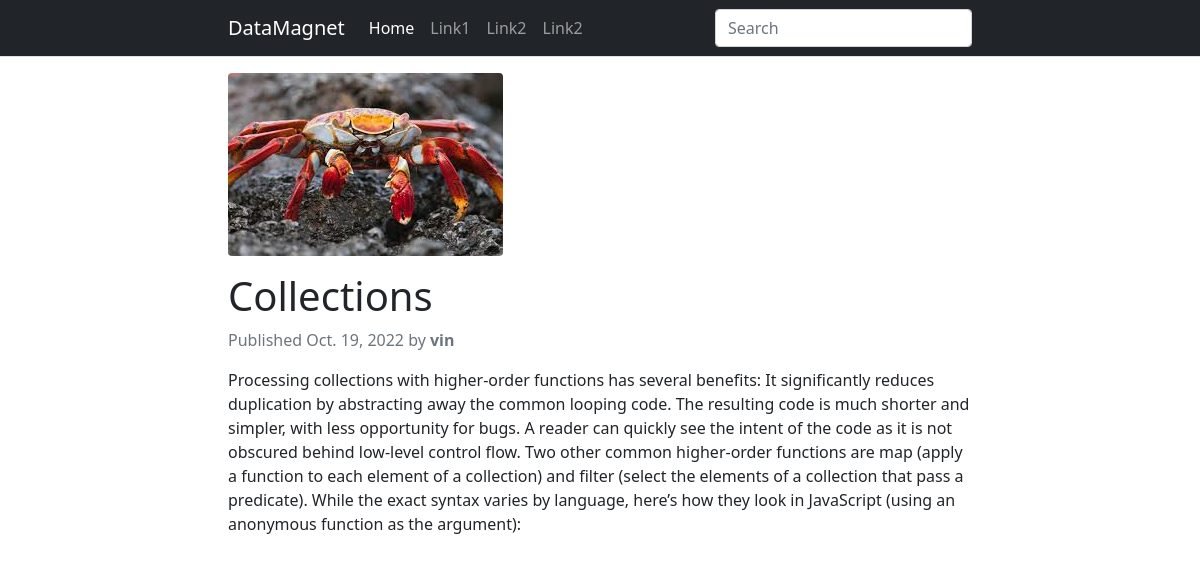
Page /colllections/ on the committed database.
### home/models.py (models this page shows, shortened)
class Post(models.Model):
    STATUS_CHOICES = (
    ('draft', 'Draft'),
    ('published', 'Published'),
    )
    title = models.CharField(max_length=250)
    slug = models.SlugField(max_length=250, unique_for_date='publish')
    author = models.ForeignKey(User,on_delete=models.CASCADE,related_name='blog_posts')
    body = RichTextUploadingField()
    image = models.ImageField(upload_to='featured_image/%Y/%m/%d/')
    publish = models.DateTimeField(default=timezone.now)
    created = models.DateTimeField(auto_now_add=True)
    updated = models.DateTimeField(auto_now=True)
    status = models.CharField(max_length=10,choices=STATUS_CHOICES,default='draft')
    class Meta:
        ordering = ('-publish',)
    objects = models.Manager() #default manager
    published = PublishedManager() #custom manager

### home/views.py (the view)
# urls.py: path('<slug:post>/',views.post_detail,name="post_detail"),
def post_detail(request, post):
    post=get_object_or_404(Post,slug=post,status='published')
    return render(request, 'post_detail.html',{'post':post})

### templates/post_detail.html (shortened to what this page needs)
{% extends 'base.html' %}
{% block content %}
    <article>
        <figure>
		 <img src="{{ post.image.url }}" class="rounded" alt="{{post.title}}">
        </figure>
        <div class="mt-3">
            <h1>{{post.title}}</h1>
            <p class="text-muted">
                Published {{ post.publish.date }} by <strong>{{ post.author }}</strong>
            </p>
        </div>
        <div class="article-body">
				{{post.body|safe}}
        </div>
    </article>
{% endblock content %}

### static/style.css (style rules this page uses)
article img { max-width: 100% !important; height: auto !important; border-radius: .35rem!important; }

### rows in the picture
Post: image (picture), title "Collections", publish "Oct. 19, 2022", author "vin", body "Processing collections with higher-order functions has several benefits: It significantly reduces duplication by abstracting away the common looping code. The resulting code is much shorter and simpler, with less opportunity for bugs. A reader can quickly see the intent of the code as it is not obscured behind low-level control flow. Two other common higher-order functions are map (apply a function to each element of a collection) and filter (select the elements of a collection that pass a predicate). While the exact syntax varies by language, here’s how they look in JavaScript (using an anonymous function as the argument):"
